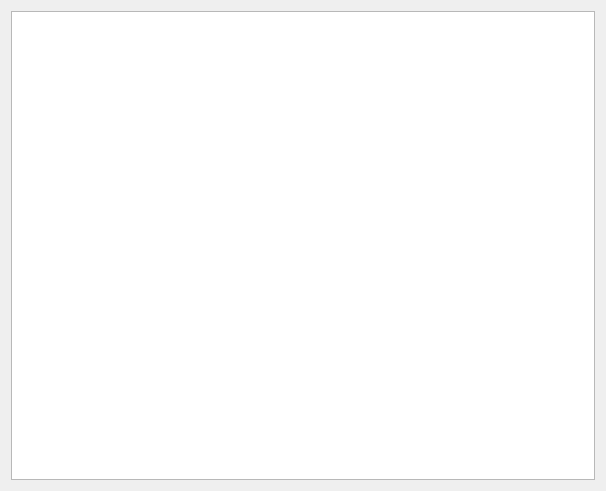
<?xml version="1.0" encoding="UTF-8"?>
<ui version="4.0">
 <class>ScrollableSectionListClass</class>
 <widget class="QWidget" name="ScrollableSectionListClass">
  <property name="geometry">
   <rect>
    <x>0</x>
    <y>0</y>
    <width>606</width>
    <height>491</height>
   </rect>
  </property>
  <property name="windowTitle">
   <string>ScrollableSectionList</string>
  </property>
  <layout class="QVBoxLayout" name="verticalLayout">
   <item>
    <widget class="QListWidget" name="listWidget">
     <property name="verticalScrollMode">
      <enum>QAbstractItemView::ScrollPerPixel</enum>
     </property>
     <property name="resizeMode">
      <enum>QListView::Adjust</enum>
     </property>
    </widget>
   </item>
  </layout>
 </widget>
 <layoutdefault spacing="6" margin="11"/>
 <resources/>
 <connections>
  <connection>
   <sender>listWidget</sender>
   <signal>itemDoubleClicked(QListWidgetItem*)</signal>
   <receiver>ScrollableSectionListClass</receiver>
   <slot>onPlayerClickedSlot(QListWidgetItem*)</slot>
   <hints>
    <hint type="sourcelabel">
     <x>531</x>
     <y>254</y>
    </hint>
    <hint type="destinationlabel">
     <x>609</x>
     <y>278</y>
    </hint>
   </hints>
  </connection>
  <connection>
   <sender>listWidget</sender>
   <signal>itemSelectionChanged()</signal>
   <receiver>ScrollableSectionListClass</receiver>
   <slot>isPlayerSelectedSlot()</slot>
   <hints>
    <hint type="sourcelabel">
     <x>460</x>
     <y>153</y>
    </hint>
    <hint type="destinationlabel">
     <x>606</x>
     <y>150</y>
    </hint>
   </hints>
  </connection>
 </connections>
 <slots>
  <slot>onPlayerClickedSlot(QListWidgetItem*)</slot>
  <slot>isPlayerSelectedSlot()</slot>
 </slots>
</ui>
